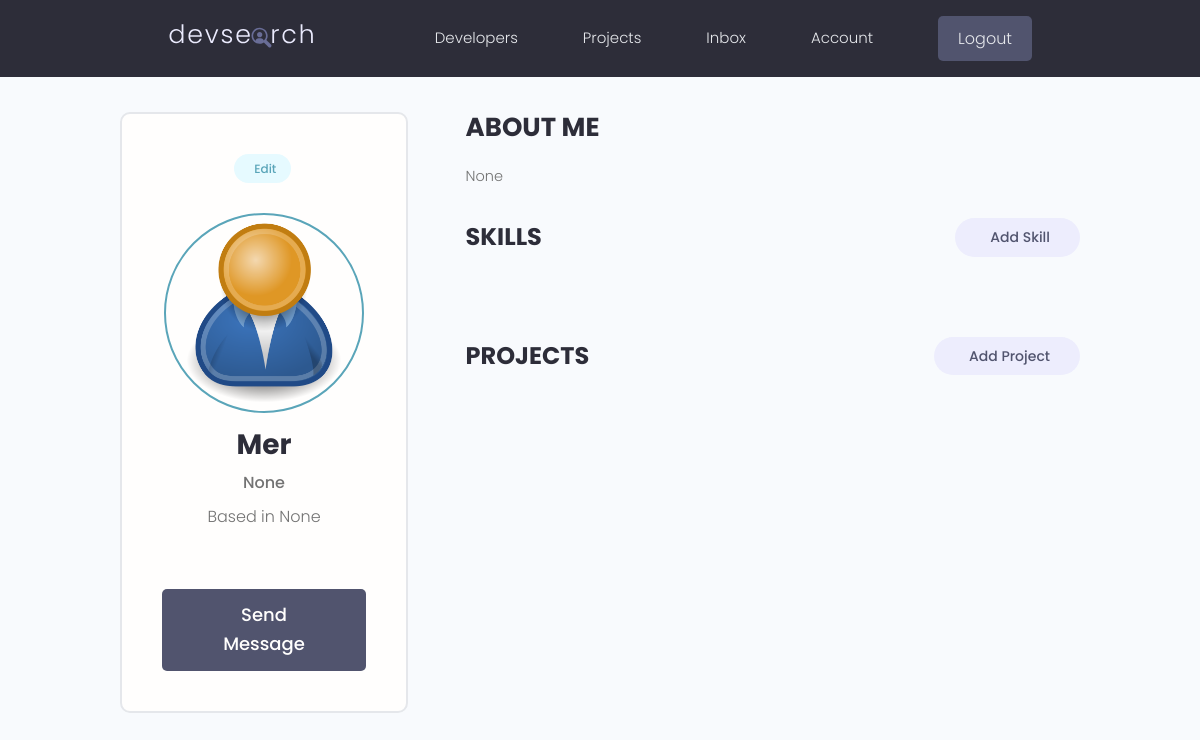
Page /account/ (signed in) on the earlier database version.
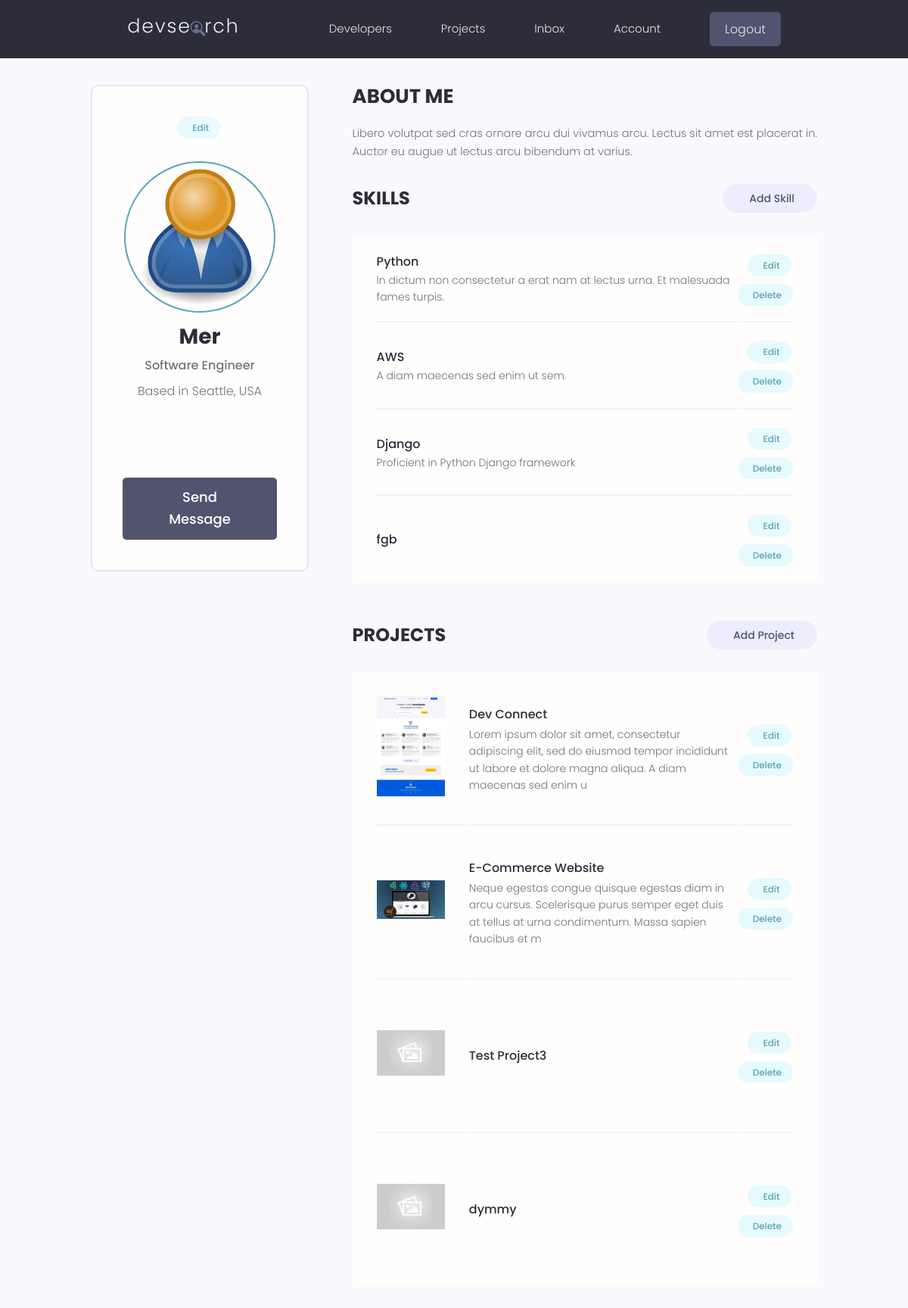
Same page on the later database version.
### users/models.py (models this page shows, shortened)
class Profile(models.Model):
  user = models.OneToOneField(User, null=True, on_delete=models.CASCADE, blank=True)
  name = models.CharField(max_length=200, null=True, blank=True)
  email = models.EmailField(max_length=500, null=True, blank=True)
  username = models.CharField(max_length=200, null=True, blank=True)
  location = models.CharField(max_length=200, null=True, blank=True)
  short_intro = models.CharField(max_length=500, null=True, blank=True)
  bio = models.TextField(null=True, blank=True)
  profile_image = models.ImageField(null=True, blank=True, upload_to='profiles/', default='profiles/user-default.png')
  social_github = models.CharField(max_length=200, null=True, blank=True)
  social_twitter = models.CharField(max_length=200, null=True, blank=True)
  social_linkedin = models.CharField(max_length=200, null=True, blank=True)
  social_youtube = models.CharField(max_length=200, null=True, blank=True)
  social_website = models.CharField(max_length=200, null=True, blank=True)
  id = models.UUIDField(primary_key=True, default=uuid.uuid4, editable=False, unique=True)
  created = models.DateTimeField(auto_now_add=True)
  updated = models.DateTimeField(auto_now=True)

class Skill(models.Model):
  owner = models.ForeignKey(Profile, null=True, blank=True, on_delete=models.CASCADE)
  name = models.CharField(max_length=200, null=True, blank=True)
  description = models.TextField(null=True, blank=True)
  id = models.UUIDField(primary_key=True, default=uuid.uuid4, editable=False, unique=True)
  created = models.DateTimeField(auto_now_add=True)
  updated = models.DateTimeField(auto_now=True)
  def __str__(self):
    return self.name

### projects/models.py (models this page shows, shortened)
class Project(models.Model):
  owner = models.ForeignKey(Profile, null=True, blank=True, on_delete=models.SET_NULL)
  title = models.CharField(max_length=200)
  description = models.TextField(null=True, blank=True)
  featured_image = models.ImageField(null=True, blank=True, default="default.jpg")
  id = models.UUIDField(primary_key=True, default=uuid.uuid4, editable=False, unique=True)
  demo_link = models.CharField(max_length=2000, null=True, blank=True)
  source_link = models.CharField(max_length=2000, null=True, blank=True)
  tags = models.ManyToManyField('Tag', blank=True)
  vote_total = models.IntegerField(default=0, null=True, blank=True)
  vote_ratio = models.IntegerField(default=0, null=True, blank=True)
  created = models.DateTimeField(auto_now_add=True)
  updated = models.DateTimeField(auto_now=True)
  class Meta:
    ordering = ['-vote_ratio', '-vote_total', 'title']

### users/views.py (the view)
# urls.py: path('account/', views.userAccount, name='account'),
@login_required(login_url='login')
def userAccount(request):
    profile = request.user.profile
    skills = profile.skill_set.all()
    context = {'profile': profile, 'skills': skills}
    return render(request, 'users/account.html', context)

### users/templates/users/account.html (shortened to what this page needs)
{% extends 'main.html' %}
{% block content %}
  <main class="settingsPage profile my-md">
    <div class="container">
      <div class="layout">
        <div class="column column--1of3">
          <div class="card text-center">
            <div class="card__body dev">
              <a class="tag tag--pill tag--main settings__btn" href="{% url 'edit-account' %}"><i class="zmdi zmdi-edit"></i> Edit</a>
              <img class="avatar avatar--xl dev__avatar" src="{{profile.profile_image.url}}" />
              <h2 class="dev__name">{{profile.name}}</h2>
              <p class="dev__title">{{profile.short_intro}}</p>
              <p class="dev__location">Based in {{profile.location}}</p>
              <ul class="dev__social">
                {% if profile.social_github %}
                <li>
                  <a title="Github" href="{{profile.social_github}}" target="_blank"><i class="zmdi zmdi-github"></i></a>
                </li>
                {% endif %}
                {% if profile.social_linkedin %}
                <li>
                  <a title="LinkedIn" href="{{profile.social_linkedin}}" target="_blank"><i class="zmdi zmdi-linkedin"></i></a>
                </li>
                {% endif %}
                {% if profile.social_youtube %}
                <li>
                  <a title="Youtube" href="{{profile.social_youtube}}" target="_blank"><i class="zmdi zmdi-youtube"></i></a>
                </li>
                {% endif %}
              </ul>
              <a href="#" class="btn btn--sub btn--lg">Send Message </a>
            </div>
          </div>
        </div>
        <div class="column column--2of3">
          <div class="devInfo">
            <h3 class="devInfo__title">About Me</h3>
            <p class="devInfo__about">
              {{profile.bio}}
            </p>
          </div>
          <div class="settings">
            <h3 class="settings__title">Skills</h3>
            <a class="tag tag--pill tag--sub settings__btn tag--lg" href="{% url 'add-skill' %}"> Add Skill</a>
          </div>
          <table class="settings__table">
            {% for skill in skills %}
            <tr>
              <td class="settings__tableInfo">
                <h4>{{skill}}</h4>
                <p>
                  {{skill.description}}
                </p>
              </td>
              <td class="settings__tableActions">
                <a class="tag tag--pill tag--main settings__btn" href="{% url 'edit-skill' skill.id %}"> Edit</a>
                <a class="tag tag--pill tag--main settings__btn" href="{% url 'delete-skill' skill.id %}?next=/account">
                  Delete</a>
              </td>
            </tr>
            {% endfor %}
          </table>
          <div class="settings">
            <h3 class="settings__title">Projects</h3>
            <a class="tag tag--pill tag--sub settings__btn tag--lg" href="{% url 'create-project' %}"> Add Project</a>
          </div>
          <table class="settings__table">
            {% for project in profile.project_set.all %}
            <tr>
              <td class="settings__thumbnail">
                <a href="{% url 'project' project.id %}"><img src="{{project.featured_image.url}}" alt="Project Thumbnail" /></a>
              </td>
              <td class="settings__tableInfo">
                <a href="{% url 'project' project.id %}">{{project.title}}</a>
                <p>
                  {{project.description|slice:"150"}}
                </p>
              </td>
              <td class="settings__tableActions">
                <a class="tag tag--pill tag--main settings__btn" href="{% url 'edit-project' project.id %}"> Edit</a>
                <a class="tag tag--pill tag--main settings__btn" href="{% url 'delete-project' project.id %}?next=/account">
                  Delete</a>
              </td>
            </tr>
            {% endfor %}
          </table>
        </div>
      </div>
    </div>
  </main>
{% endblock content %}

### templates/main.html (shortened to what this page needs)
<!DOCTYPE html>
{% load static %}
<html>
  <head>
    <link rel="stylesheet" href="https://cdnjs.cloudflare.com/ajax/libs/material-design-iconic-font/2.2.0/css/material-design-iconic-font.min.css" />
    <link rel="stylesheet" href="{% static 'uikit/styles/uikit.css' %}" />
    <link rel="stylesheet" href="{% static 'styles/app.css' %}" />
  </head>
  <body>
    {% include 'navbar.html' %}
    {% block content %}
    {% endblock content %}
  </body>
</html>

### templates/navbar.html (shortened to what this page needs)
{% load static %}
<header class="header">
  <div class="container container--narrow">
    <a href="{% url 'profiles' %}" class="header__logo">
      <img src="{% static 'images/logo.svg' %}" alt="DevSearch Logo" />
    </a>
    <nav class="header__nav">
      <ul class="header__menu">
        <li class="header__menuItem"><a href="{% url 'profiles' %}">Developers</a></li>
        <li class="header__menuItem"><a href="{% url 'projects' %}">Projects</a></li>
        {% if request.user.is_authenticated %}
        <li class="header__menuItem"><a href="{% url 'inbox' %}">Inbox</a></li>
        <li class="header__menuItem"><a href="{% url 'account' %}">Account</a></li>
        <li class="header__menuItem"><a href="{% url 'logout' %}" class="btn btn--sub">Logout</a></li>
        {% else %}
        <li class="header__menuItem"><a href="{% url 'login' %}" class="btn btn--sub">Login/Sign Up</a></li>
        {% endif %}
      </ul>
    </nav>
  </div>
</header>

### static/styles/app.css (style rules this page uses)
:root { --color-sub: #2d2d39; }
.btn--sub { background-color: var(--color-sub-light); }
.card { border: 2px solid var(--color-light); }
img { width: 100%; }
.header { position: sticky; z-index: 111; background-color: var(--color-sub); padding: 1.5rem 0; }
.header > .container { display: flex; justify-content: space-between; align-items: center; }
.header__logo > img { height: 3.8rem; }
.header__nav > ul { display: inline-flex; align-items: center; list-style: none; gap: 6.5rem; }
.header__menuItem > a { color: var(--color-light); font-weight: 300; }
.profile .card > .dev { padding: 4rem; }
.dev__avatar { display: block; margin: auto; }
.dev__name { color: var(--color-sub); font-size: 2.8rem; font-weight: 700; margin-top: 1rem; margin-bottom: 0.5rem; }
.dev__title { font-size: 1.6rem; font-weight: 500; line-height: 1.3; }
.dev__location { margin-top: 1rem; }
.dev__social { margin: 3rem 0; list-style: none; display: flex; justify-content: center; gap: 1.5rem; }
.devInfo { margin-bottom: 3rem; }
.devInfo__title, .devInfo__subtitle { font-size: 2.6rem; color: var(--color-sub); text-transform: uppercase; font-weight: 700; margin-bottom: 1.5rem; }
.devInfo__about, .devSkill__info { font-size: 1.45rem; line-height: 1.7; text-align: justify; }
.settingsPage .dev > .settings__btn { display: inline-block; margin-bottom: 3rem; }
.settings { display: flex; justify-content: space-between; align-items: center; }
.settings__title { font-size: 2.4rem; text-transform: uppercase; font-weight: 700; color: var(--color-sub); }
.settings__table { margin-top: 3rem; margin-bottom: 5rem; padding: 0 3rem; background: var(--color-white); }
.settings__table tr { width: 100%; }
.settings__table tr > td { padding: 2rem 0; }
.settings__table tr:not(:last-child) td { border-bottom: 2px solid var(--color-white-light); }
.settings__thumbnail { width: 23%; min-width: 10rem; }
.settings__thumbnail img { padding-right: 3rem; height: 15rem; object-fit: contain; }
.settings__tableInfo { width: 100%; }
.settings__tableInfo h4, .settings__tableInfo a { padding-right: 1rem; width: auto; font-size: 1.6rem; font-weight: 500; color: var(--color-sub); }
.settings__tableInfo p { font-size: 1.4rem; }
.settings__tableActions { text-align: right; }
.dev__social .zmdi { font-size: 2.5rem; }
.zmdi { padding-right: 0.5rem; }

### static/uikit/styles/modules/_variables.css (style rules this page uses)
:root { --color-main: #5aa5b9; --color-main-light: #e6faff; --color-sub: #3f4156; --color-sub-light: #51546e; --color-sub-lighter: #ededfd; --color-text: #737373; --color-gray: #8b8b8b; --color-light: #e5e7eb; --color-light-gray: #767676; --color-bg: #f8fafd; --color-white: #fffefd; --color-white-light: #f3f3f3; --color-success: #359e64; --color-success-bg: #def8e8; --color-error: #fc4b0b; --color-error-bg: #fff2ee; --font-base: 'Poppins', arial, helvetica, 'Segoe UI', roboto, ubuntu, sans-serif; --font-monospace: 'Fira Code', 'Courier New', courier, monospace; --font-regular: 300; --font-medium: 500; --font-bold: 700; --generic-shadow: 1px 1px 5px #00000010; --generic-transition: all 0.3s ease-in-out; }

### static/uikit/styles/modules/_base.css (style rules this page uses)
* { margin: 0; padding: 0; box-sizing: border-box; text-rendering: optimizeLegibility; color: inherit; font-size: inherit; }
html { font-size: 50%; }
@media only screen and (min-width: 480px) { html { font-size: 56.25%; } }
@media only screen and (min-width: 1200px) { html { font-size: 62.5%; } }
body { line-height: 1.6; font-weight: 400; font-size: 1.5rem; color: var(--color-text); background-color: var(--color-bg); min-height: 100vh; }

### static/uikit/styles/modules/_typography.css (style rules this page uses)
* { font-family: var(--font-base); }
h2 { font-size: 3.6rem; font-weight: var(--font-bold); }
h3 { font-size: 3.2rem; font-weight: var(--font-medium); }
h4 { font-size: 2.8rem; font-weight: var(--font-medium); }
p, span, strong { font-size: 1.6rem; color: var(--color-text); font-weight: var(--font-regular); }
a { padding-bottom: 2px; text-decoration: none; display: inline-block; color: var(--color-main); font-weight: var(--font-medium); }

### static/uikit/styles/modules/_utilities.css (style rules this page uses)
.container { width: 92%; max-width: 165rem; margin: 0 auto; box-sizing: border-box; }
.container--narrow { width: 92%; max-width: 120rem; }
@media screen and (min-width: 1000px) { .container { width: 90%; } }
@media screen and (min-width: 1000px) { .container--narrow { width: 85%; } }
@media screen and (min-width: 1200px) { .container { width: 80%; } }
@media screen and (min-width: 1200px) { .container--narrow { width: 72%; } }
.text-center { text-align: center; }
.my-md { margin: 3rem auto; }

Differences in the rows shown:
changed Profile "Mer": short_intro "None" → "Software Engineer"; location "None" → "Seattle, USA"; social_github empty → "https://www.github.com" (drawn); social_linkedin empty → "https://www.linkedin.com" (drawn); social_youtube empty → "https://www.youtube.com" (drawn); bio "None" → "Libero volutpat sed cras ornare arcu dui vivamus arcu. Lectus sit amet est placerat in. Auctor eu augue ut lectus arcu bibendum at varius."
added Skill: name "Python", description "In dictum non consectetur a erat nam at lectus urna. Et malesuada fames turpis."
added Skill: name "AWS", description "A diam maecenas sed enim ut sem."
added Skill: name "Django", description "Proficient in Python Django framework"
added Skill: name "fgb"
added Project: featured_image (picture), title "Dev Connect", description "Lorem ipsum dolor sit amet, consectetur adipiscing elit, sed do eiusmod tempor incididunt ut labore et dolore magna aliqua. A diam maecenas sed enim u"
added Project: featured_image (picture), title "E-Commerce Website", description "Neque egestas congue quisque egestas diam in arcu cursus. Scelerisque purus semper eget duis at tellus at urna condimentum. Massa sapien faucibus et m"
added Project: featured_image (placeholder picture), title "Test Project3"
added Project: featured_image (placeholder picture), title "dymmy"
